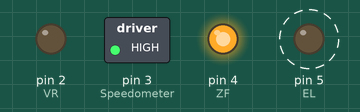
A sketch run on a simulated Arduino Uno, built with avr-gcc and run on an emulated ATmega328P. Parts: switched loads named in the sketch (green lamp = pin HIGH), output pins drawn as LEDs (lit = HIGH). Dashed ring = blinking.

Above: at 0.5 s.
At 3.5 s:
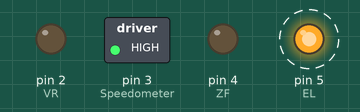
Timing chart, 0 to 5.2 s (numbered marks = the images above):
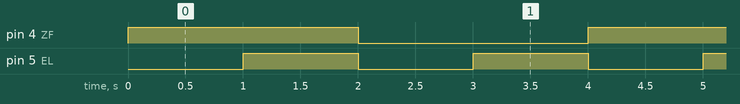

The sketch:

QS-909.ino
```cpp
int EL = 5;             // EL - To start or stop the motor
int Speedometer = 3;        // Signal - Hall sensor
int ZF = 4;           // ZF - To control direction
int VR = 2;   // VR - To control Speed

int speed1 = 0;

void setup() {
    Serial.begin(9600);
    pinMode(EL, OUTPUT);
    pinMode(Speedometer, OUTPUT);
    pinMode(ZF, OUTPUT);
    pinMode(VR, OUTPUT);
    digitalWrite(Speedometer, HIGH); // We will control full range speed using VR
}


void loop() {

      speed1 = 70;
      digitalWrite(EL, LOW);

      // Move Forward
      analogWrite(VR, speed1); //Speed
      digitalWrite(ZF, HIGH); //Forward direction
      delay(1000);
      digitalWrite(EL, HIGH);
      delay(1000);

      //Stop
      digitalWrite(EL, LOW);

      // Move Backward
      analogWrite(VR, speed1);     // Speed
      digitalWrite(ZF, LOW);      // Bckward direction
      delay(1000);
      digitalWrite(EL, HIGH);
      delay(1000);

       //Stop
      digitalWrite(EL, LOW);
      }
```

Measured:
- by itself, pin 4 (ZF): alternates HIGH for 2.0 s and LOW for 2.0 s
- by itself, pin 5 (EL): alternates HIGH for 1.0 s and LOW for 1.0 s
- by itself, everything shown: repeats every 4.0 s, in 5 steps
